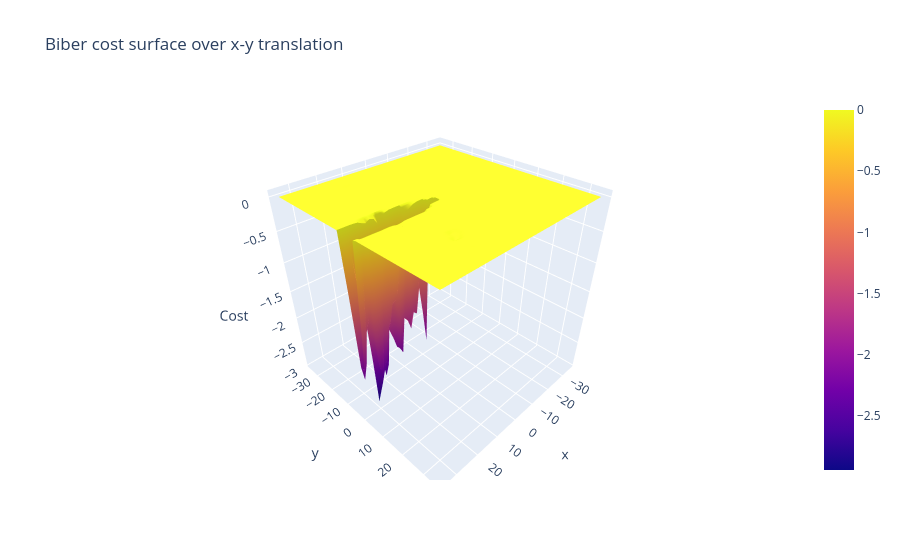

This figure's notebook cell:
### Markdown cell above
Definitions:
- $\vec{p}$:  the parameters to be estimated $\rightarrow (x, y, z, r_x, r_y, r_z)$
- $\textbf{x}$:  the $n \times 3$ matrix of points, $\vec{x}$, contained in the target (sensed) point cloud
- $\textbf{x}'$:  the $n \times 3$ matrix of points, $\vec{x}$ contained in the target point cloud after transformation via the parameters, $p$, where $\textbf{x}' = T(\textbf{x}, p)$
- $pr(\vec{x}_i')$:  the probability of a single point given the alignment, $p$
- $s$:  the total score, or sum of all $pr(\vec{x}_i)$
- $\textbf{y}$:  the $n \times 3$ matrix of points, $\vec{y}$, contained in the reference point cloud
- $\Sigma$:  the covariance of $\textbf{y}$
- $\vec{\mu}$:  the mean of $\textbf{y}$

The normal distribution transform utilizes Newton's method to minimize the score of its cost function, $pr(\textbf{x}')$, by varying the parameters which, in the 3D case, are the translation components $(x, y, z)$ and Euler angles $(r_x, r_y, r_z)$. The cost function is a Gaussian approximation of the negative log likelihood function:

\begin{align*}
pr(\vec{x}) &= d_1 * exp( -\frac{d_2}{2}(\vec{x} - \vec{\mu})^T \Sigma^{-1} (\vec{x} - \vec{\mu}) ) \\\\
score &= - \Sigma_{i = 1}^n pr(\vec{x}_i)
\end{align*}

where

\begin{align*}
q &= \frac{1}{n} \Sigma_i x_i \\\\
\Sigma &= \frac{1}{n - 1} \Sigma_i (x_i - q)(x_i - q)^T
\end{align*}

Depending on the implementation, $d_1$ and $d_2$ can take many forms. In Peter Biber's initial implementation (2003), $d_1 = d_2 = 1$. In Zaganidis' semantically-assisted implementation (2018), $d_2 = 1$ and $d_1 = \frac{1}{\sqrt{(2 \pi)^3 |\Sigma|}}$. Magnusson's implementation is spelled out in equation 6.8 of his dissertation, where he attempts to emulate the mixed negative log-likelihood + uniform distribution function, but poorly defines solving for the constants, $c_1$ and $c_2$. Here, the use Zaganidis' implementation is an optional parameter (default is $d_1 = 1$), which improves the weighting of high-confidence areas over Biber's implementation. In practice, it also tends to apply more weight to dense areas of the reference point cloud. Therefore,

\begin{align*}
pr(\vec{x}) &= \frac{1}{\sqrt{(2 \pi)^3 |\Sigma|}} exp( -\frac{(\vec{x} - \vec{\mu})^T \Sigma^{-1} (\vec{x} - \vec{\mu})}{2} ) \\\\
-- &or --\\\\
pr(\vec{x}) &= exp( -\frac{(\vec{x} - \vec{\mu})^T \Sigma^{-1} (\vec{x} - \vec{\mu})}{2} ) \\\\
s &= - \Sigma_{i = 1}^n pr(\vec{x}_i)
\end{align*}

In code, $s$ is computed by calling a `.get_score()` in the specific instance of `Voxel`. To get the score of the entire point cloud, `Optimization` takes the target point cloud and computes the negative sum of `.get_score()`. The plots below show the cost surface of the Zaganidis cost function as a function of pairs of parameters.

### Code cell
x_r: tuple[float, float] = ( -35, 35 )
x_n: float = 51
y_r: tuple[float, float] = ( -35, 35 )
y_n: float = 51

x = np.linspace( x_r[0], x_r[1], x_n )
y = np.linspace( y_r[0], y_r[1], y_n )

samples = np.zeros( ( y_n, x_n ) )
for j in tqdm( range( y_n ) ):
    for i in range( x_n ):
        tar_pc.set_pose( np.array( [ x[i], y[j], 0, 0, 0, 0 ] ).reshape(( 6, 1 )) )
        samples[j, i] = opt.f( tar_pc.get_points() )

plot.plot_sampled_surface( samples, x_r, y_r, title = "Biber cost surface over x-y translation", z_label = "Cost" ).show()

y_idx, x_idx = np.unravel_index( np.argmin( samples ), samples.shape )
tar_pc.set_pose( np.array( [ x[x_idx], y[y_idx], 0, 0, 0, 0 ] ).reshape(( 6, 1 )) )

# gmin_tar_pc_pts = ( tar_pc.p.get_dcm() @ tar_pc_pts.T + tar_pc.p.get_position() ).T

# mesh.display_point_clouds( ref_pc_pts + [ gmin_tar_pc_pts ], ref_pc_vox + list( tar_pc_lbs ), "Sensed and reference point clouds after alignment" )

### Figure 1 — Plotly figure (JSON) as saved in the notebook; plotly's stock layout.template omitted (floating-point values rounded to 4 significant figures; data arrays with more than 128 entries replaced by an {"elided": "..."} marker saying what was removed)
{"data": [{"type": "surface", "x": [-35.0, -33.6, -32.2, -30.8, -29.4, -28.0, -26.6, -25.2, -23.8, -22.4, -21.0, -19.6, -18.2, -16.8, -15.4, -14.0, -12.6, -11.2, -9.8, -8.4, -7.0, -5.6, -4.2, -2.8, -1.4, 0.0, 1.4, 2.8, 4.2, 5.6, 7.0, 8.4, 9.8, 11.2, 12.6, 14.0, 15.4, 16.8, 18.2, 19.6, 21.0, 22.4, 23.8, 25.2, 26.6, 28.0, 29.4, 30.8, 32.2, 33.6, 35.0], "y": [-35.0, -33.6, -32.2, -30.8, -29.4, -28.0, -26.6, -25.2, -23.8, -22.4, -21.0, -19.6, -18.2, -16.8, -15.4, -14.0, -12.6, -11.2, -9.8, -8.4, -7.0, -5.6, -4.2, -2.8, -1.4, 0.0, 1.4, 2.8, 4.2, 5.6, 7.0, 8.4, 9.8, 11.2, 12.6, 14.0, 15.4, 16.8, 18.2, 19.6, 21.0, 22.4, 23.8, 25.2, 26.6, 28.0, 29.4, 30.8, 32.2, 33.6, 35.0], "z": {"elided": "51x51 float values"}}], "layout": {"scene": {"xaxis": {"title": {"text": "x"}}, "yaxis": {"title": {"text": "y"}}, "zaxis": {"title": {"text": "Cost"}}}, "title": {"text": "Biber cost surface over x-y translation"}}}
